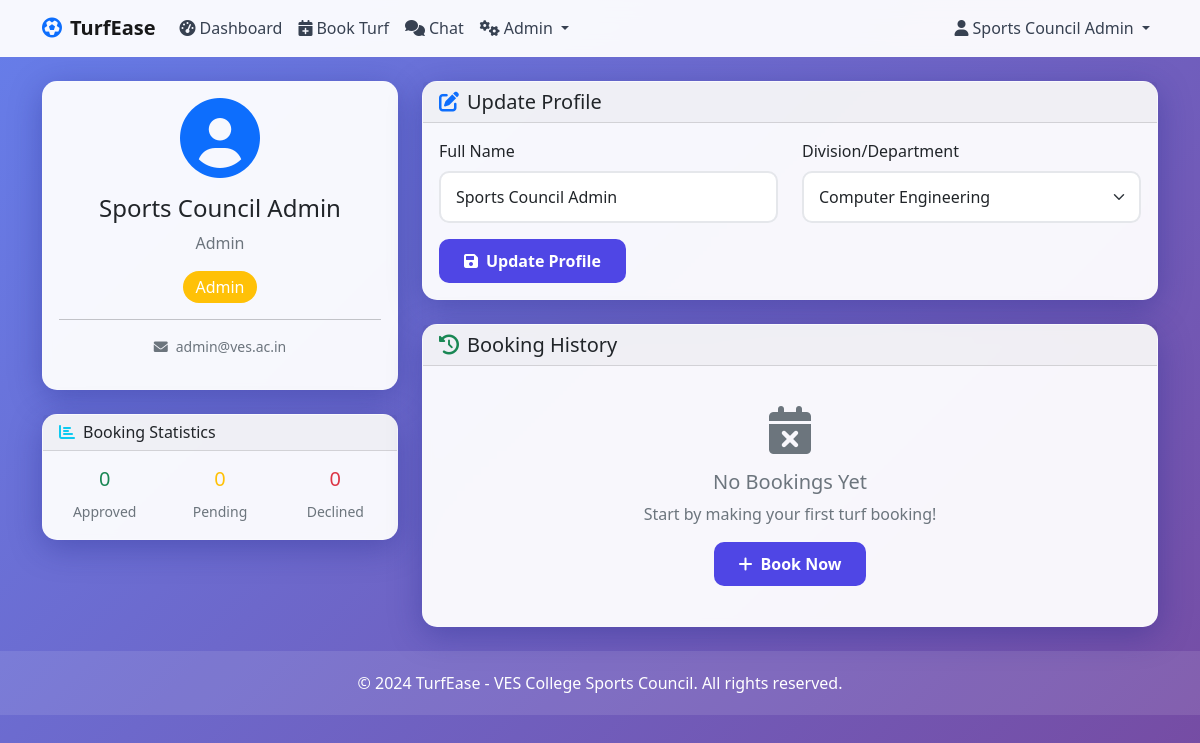
The page /profile (signed in) on the database as committed earlier.
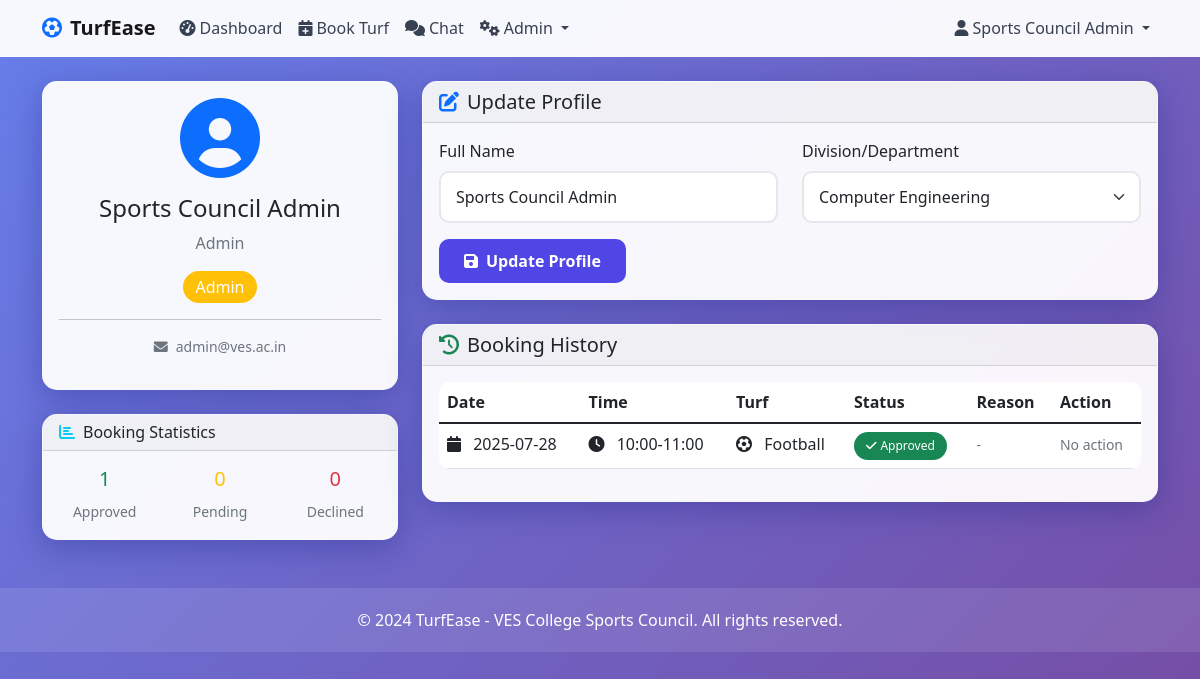
The same page on the database as committed later.
### tables this page shows
CREATE TABLE bookings (
            id INTEGER PRIMARY KEY AUTOINCREMENT,
            user_id INTEGER NOT NULL,
            turf_side TEXT NOT NULL,
            booking_date DATE NOT NULL,
            time_slot TEXT NOT NULL,
            status TEXT DEFAULT 'pending',
            reason TEXT,
            created_at TIMESTAMP DEFAULT CURRENT_TIMESTAMP,
            FOREIGN KEY (user_id) REFERENCES users (id)
        );

### app.py (the view, shortened to what this page needs)
@app.route('/profile', methods=['GET', 'POST'])
@login_required
def profile():
    conn = get_db_connection()
    bookings = conn.execute('''
        SELECT * FROM bookings
        WHERE user_id = ?
        ORDER BY booking_date DESC, created_at DESC
    ''', (current_user.id,)).fetchall()
    conn.close()
    return render_template("profile.html",
                                user=current_user,
                                bookings=bookings)

### app.py (called while the page is built)
@login_manager.user_loader
def load_user(user_id):
    conn = sqlite3.connect(DATABASE)
    cursor = conn.cursor()
    cursor.execute('SELECT * FROM users WHERE id = ?', (user_id,))
    user_data = cursor.fetchone()
    conn.close()
    if user_data:
        return User(
            user_data[0],  # id
            user_data[1],  # email
            user_data[2],  # name
            user_data[3],  # division
            user_data[4],  # is_admin
            user_data[5],  # is_active (adjust index if needed)
        )
    return None

def get_db_connection():
    conn = sqlite3.connect(DATABASE)
    conn.row_factory = sqlite3.Row
    return conn

    @property
    def is_active(self):
        return bool(self._is_active_flag)  # Overriding default property safely

### templates/profile.html (shortened to what the changed rows need)
{% extends "base.html" %}
{% block content %}
<div class="row">
    <div class="col-md-4 mb-4">
        <div class="card mt-4">
            <div class="card-body">
                <div class="row text-center">
                    <div class="col-4">
                        <h5 class="text-success">{{ bookings|selectattr("status", "equalto", "approved")|list|length }}</h5>
                        <small class="text-muted">Approved</small>
                    </div>
                </div>
            </div>
        </div>
    </div>
    <div class="col-md-8">
        <div class="card">
            <div class="card-body">
                {% if bookings %}
                <div class="table-responsive">
                    <table class="table table-hover">
                        <thead>
                            <tr>
                                <th>Date</th>
                                <th>Time</th>
                                <th>Turf</th>
                                <th>Status</th>
                                <th>Reason</th>
                                <th>Action</th>
                            </tr>
                        </thead>
                        <tbody>
                            {% for booking in bookings %}
                            <tr>
                                <td>
                                    <i class="fas fa-calendar me-2"></i>
                                    {{ booking.booking_date }}
                                </td>
                                <td>
                                    <i class="fas fa-clock me-2"></i>
                                    {{ booking.time_slot }}
                                </td>
                                <td>
                                    <i class="fas fa-{{ 'futbol' if booking.turf_side == 'Football' else 'baseball-ball' }} me-2"></i>
                                    {{ booking.turf_side }}
                                </td>
                                <td>
                                    <span class="badge bg-{{ 'success' if booking.status == 'approved' else 'warning' if booking.status == 'pending' else 'danger' if booking.status == 'declined' else 'secondary' }}">
                                        {% if booking.status == 'approved' %}
                                            <i class="fas fa-check me-1"></i>Approved
                                        {% elif booking.status == 'pending' %}
                                            <i class="fas fa-clock me-1"></i>Pending
                                        {% elif booking.status == 'declined' %}
                                            <i class="fas fa-times me-1"></i>Declined
                                        {% elif booking.status == 'cancelled' %}
                                            <i class="fas fa-ban me-1"></i>Cancelled
                                        {% endif %}
                                    </span>
                                </td>
                                <td>
                                    {% if booking.reason %}
                                        <small class="text-muted">{{ booking.reason }}</small>
                                    {% else %}
                                        <small class="text-muted">-</small>
                                    {% endif %}
                                </td>
                                <td>
                                    {% if booking.status == 'pending' %}
                                    <form method="POST" action="{{ url_for('cancel_booking', booking_id=booking.id) }}" class="d-inline">
                                        <button type="submit" class="btn btn-sm btn-outline-danger"
                                                onclick="return confirm('Are you sure you want to cancel this booking?')">
                                            <i class="fas fa-times"></i> Cancel
                                        </button>
                                    </form>
                                    {% else %}
                                        <small class="text-muted">No action</small>
                                    {% endif %}
                                </td>
                            </tr>
                            {% endfor %}
                        </tbody>
                    </table>
                </div>
                {% else %}
                <div class="text-center py-4">
                    <i class="fas fa-calendar-times text-muted" style="font-size: 3rem;"></i>
                    <h5 class="mt-3 text-muted">No Bookings Yet</h5>
                    <p class="text-muted">Start by making your first turf booking!</p>
                    <a href="{{ url_for('book_turf') }}" class="btn btn-primary">
                        <i class="fas fa-plus me-2"></i>Book Now
                    </a>
                </div>
                {% endif %}
            </div>
        </div>
    </div>
</div>
{% endblock %}

Rows that differ between the two databases and show on the page:
now on this page (row edited): bookings: booking_date "2025-07-28", time_slot "10:00-11:00", turf_side "Football", status "approved" (drawn)
Other text that changed with them:
{{ bookings|selectattr("status", "equalto", "approved")|list|length }}: "0" → "1"
text no longer shown: "No Bookings Yet Start by making your first turf booking! Book Now"
text now shown: "Date Time Turf Status Reason Action"
